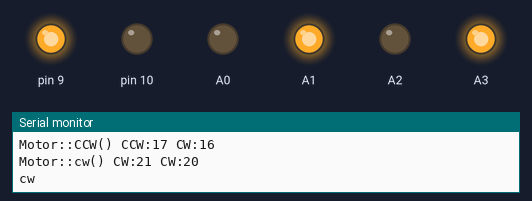
This sketch was run on a simulated Arduino Nano, built with avr-gcc and run on an emulated ATmega328P. Parts: output pins drawn as LEDs (lit = HIGH), the last lines printed to the serial monitor.

Above: at 72.6 s.
At 73.6 s:
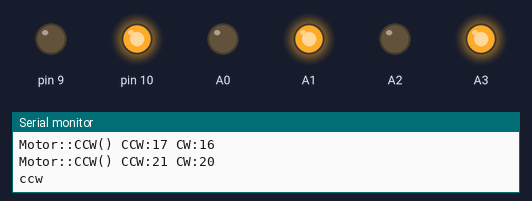
Timing chart, 0 to 75.1 s (numbered marks = the images above):
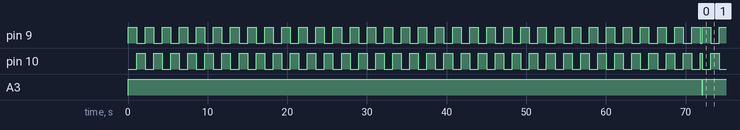

Measured:
- by itself, pin 9: goes 33 × (LOW 1.1 s, HIGH 1.1 s), LOW 0.24 s, 27 × (HIGH 1.1 s, LOW 1.1 s), then HIGH
- by itself, pin 10: goes 32 × (LOW 1.1 s, HIGH 1.1 s), LOW 1.1 s, HIGH 0.24 s, 27 × (LOW 1.1 s, HIGH 1.1 s), then LOW
- by itself, A3: HIGH → LOW at 72.1 s, → HIGH 0.01 s later

The sketch:

DIY_DRONE.ino
```cpp
/**
 * TODO:
 *      - ultrasonic
 *      - gyrosensor
 *      - control accelaration when steering manually
 */

#include <Arduino.h>
#include <Scheduler.h>
#include "MotorHandler.h"
#include "Ultrasonic.h"
#include "Gyrosensor.h"

// SETUP

MotorHandler mh = MotorHandler();
Ultrasonic us = Ultrasonic();
Gyrosensor gs = Gyrosensor();

void manual_steering();
void ultrasonic();
void gyrosensor();

void setup()
{
    Serial.begin(9600);
    while(!Serial);
    Scheduler.startLoop(manual_steering);
    Scheduler.startLoop(ultrasonic);
    Scheduler.startLoop(gyrosensor);
}

void loop() {
    Scheduler.yield();
}

// MAIN

void manual_steering()
{

    /**
     * for testing purposes only
     */

    mh.Levitate();
    Serial.println("cw");
    delay(1000);
    mh.Right();
    Serial.println("ccw");
    delay(1000);
    Scheduler.yield();
}

void ultrasonic() {
    Scheduler.yield();
}

void gyrosensor() {
    Scheduler.yield();
}
```

Gyrosensor.cpp
```cpp
#include "Gyrosensor.h"

Gyrosensor::Gyrosensor()
{

}
```

Gyrosensor.h
```cpp
/**
 * TODO: everything
 */

#ifndef Gyrosensor_H
#define Gyrosensor_H

#include <Arduino.h>

class Gyrosensor
{
    private:

        /**
         * the gyrosensor uses the two serial ports from the Arduino
         * SDA: A4
         * SCL: A5
         */

        const uint8_t m_SDA_Pin = A4;
        const uint8_t m_SCL_Pin = A5;

    public:

        Gyrosensor();
};

#endif
```

Motor.cpp
```cpp
#include "Motor.h"

Motor::Motor(uint8_t cw_pin, uint8_t ccw_pin)
    : m_CW_Pin(cw_pin), m_CCW_Pin(ccw_pin), m_Speed(0)
{
    analogWrite(m_CW_Pin, 0);
    analogWrite(m_CCW_Pin, 0);
}

void Motor::CW(int speed)
{
    m_Speed = speed;
    analogWrite(m_CCW_Pin, 0);
    analogWrite(m_CW_Pin, m_Speed);
    Serial.println("Motor::cw() CW:" + String(m_CCW_Pin) + " CW:" + String(m_CW_Pin));
}

void Motor::CCW(int speed)
{
    m_Speed = speed;
    analogWrite(m_CW_Pin, 0);
    analogWrite(m_CCW_Pin, m_Speed);
    Serial.println("Motor::CCW() CCW:" + String(m_CCW_Pin) + " CW:" + String(m_CW_Pin));
}
```

Motor.h
```cpp
/**
 * TODO:
 */

#ifndef Motor_H
#define Motor_H

#include <Arduino.h>

class Motor
{
    private:

        /**
         * each motor has 2 connections:
         *      m_CW_Pin = clockwise
         *      m_CCW_Pin = countercw
         *
         * e.g.
         *      m_CW_Pin      HIGH
         *      m_CCW_Pin     LOW
         *      => motor rotates clockwise
         */

        const uint8_t m_CW_Pin;
        const uint8_t m_CCW_Pin;

        /**
         * SPEED is the current speed of the motor
         * It's being set to a value from 0 to 255
         * by the MotorHandler.
         */

        int m_Speed = 0;

    public:

        /**
         * constructor that sets the clockwise and countercw pins
         */

        Motor(uint8_t cw_pin, uint8_t ccw_pin);

        /**
         * CW() sets the rotation to clockwise
         * CCW() setst the rotation to countercw
         */

        void CW(int speed);
        void CCW(int speed);
};

#endif
```

MotorHandler.cpp
```cpp
#include "MotorHandler.h"

MotorHandler::MotorHandler()
{

}

void MotorHandler::Levitate()
{
    Serial.println("MotorHandler::Levitate()");
    m_FL.CW(m_RefSpeed);
    m_FR.CCW(m_RefSpeed);
    m_BL.CCW(m_RefSpeed);
    m_BR.CW(m_RefSpeed);
}

void MotorHandler::Forward()
{

}

void MotorHandler::Backward()
{

}

void MotorHandler::Left()
{
    m_FL.CW(m_RefSpeed);
    m_FR.CW(m_RefSpeed);
    m_BL.CW(m_RefSpeed);
    m_BR.CW(m_RefSpeed);
}

void MotorHandler::Right()
{
    Serial.println("MotorHandler::Right()");
    m_FL.CCW(m_RefSpeed);
    m_FR.CCW(m_RefSpeed);
    m_BL.CCW(m_RefSpeed);
    m_BR.CCW(m_RefSpeed);
}
```

MotorHandler.h
```cpp
/**
 * TODO:
 *      - finish implementing steering functions
 *      - control accelaration when steering manually
 *      - callibrate m_RefSpeed
 */

#ifndef MotorHandler_H
#define MotorHandler_H

#include <Arduino.h>
#include "Motor.h"

class MotorHandler
{
    private:

        /**
         * The standard/reference motor speed m_RefSpeed is callibrated,
         * to make the drone stand still in the air.
         */

        const int m_RefSpeed = 255;

        /**
         * create Motor objects with two input pins each
         * m_FL = front left
         * m_FR = front right
         * m_BL = back left
         * m_BR = back right
         */

        Motor m_FL = Motor(9, 10);
        Motor m_FR = Motor(A0, A1);
        Motor m_BL = Motor(A2, A3);
        Motor m_BR = Motor(A6, A7);

    public:

        /**
         * constructor does nothing at the time
         */

        MotorHandler();

        /**
         * each steering function sets each motor object
         * to get the desired reult
         *
         * e.g: Levitate():
         *      FL and BR rotate clockwise
         *      FR and BL rotate countercw
         *      => the drone stand still in the air,
         *      if m_RefSpeed is callibrated correctly
         */

        void Levitate();
        void Forward();
        void Backward();
        void Left();
        void Right();
};

#endif
```

Ultrasonic.cpp
```cpp
#include "Ultrasonic.h"

Ultrasonic::Ultrasonic()
{
    pinMode(m_Trigger, OUTPUT);
    for (int i = 0; i < sizeof(m_Echo) / sizeof(m_Echo[0]); i++) {
        pinMode(m_Echo[i], INPUT);
    }
}

void Ultrasonic::Trigger()
{
    digitalWrite(m_Trigger, 1);
    digitalWrite(m_Trigger, 0);
}

float Ultrasonic::Echo(int sensor)
{

}
```

Ultrasonic.h
```cpp
/**
 * TODO:
 *      - get response from sensor and return it on Echo(int sensor)
 *      - basically everything
 */

#ifndef Ultrasonic_H
#define Ultrasonic_H

#include <Arduino.h>

class Ultrasonic
{
    private:

        /**
         * m_Trigger is the trigger pin, used to trigger
         * all ultrasonic sensors.
         */

        const int m_Trigger = 2; // trigger pin

        /**
         * Each sensor sends values to its echo pin in m_E
         */

        const int m_Echo[6] = {3, 4, 5, 6, 7, 8};

    public:

        /**
         * The constructor sets the pinModes:
         *      m_Trigger => OUTPUT
         *      m_Echo[6] => INPUT
         */

        Ultrasonic();

        /**
         * trigger() sends a signal to each ultrasonic sensor
         */

        void Trigger();

        /**
         * echo(int sensor) returns the distance using pulseIn()
         */

        float Echo(int sensor);
};

#endif
```
